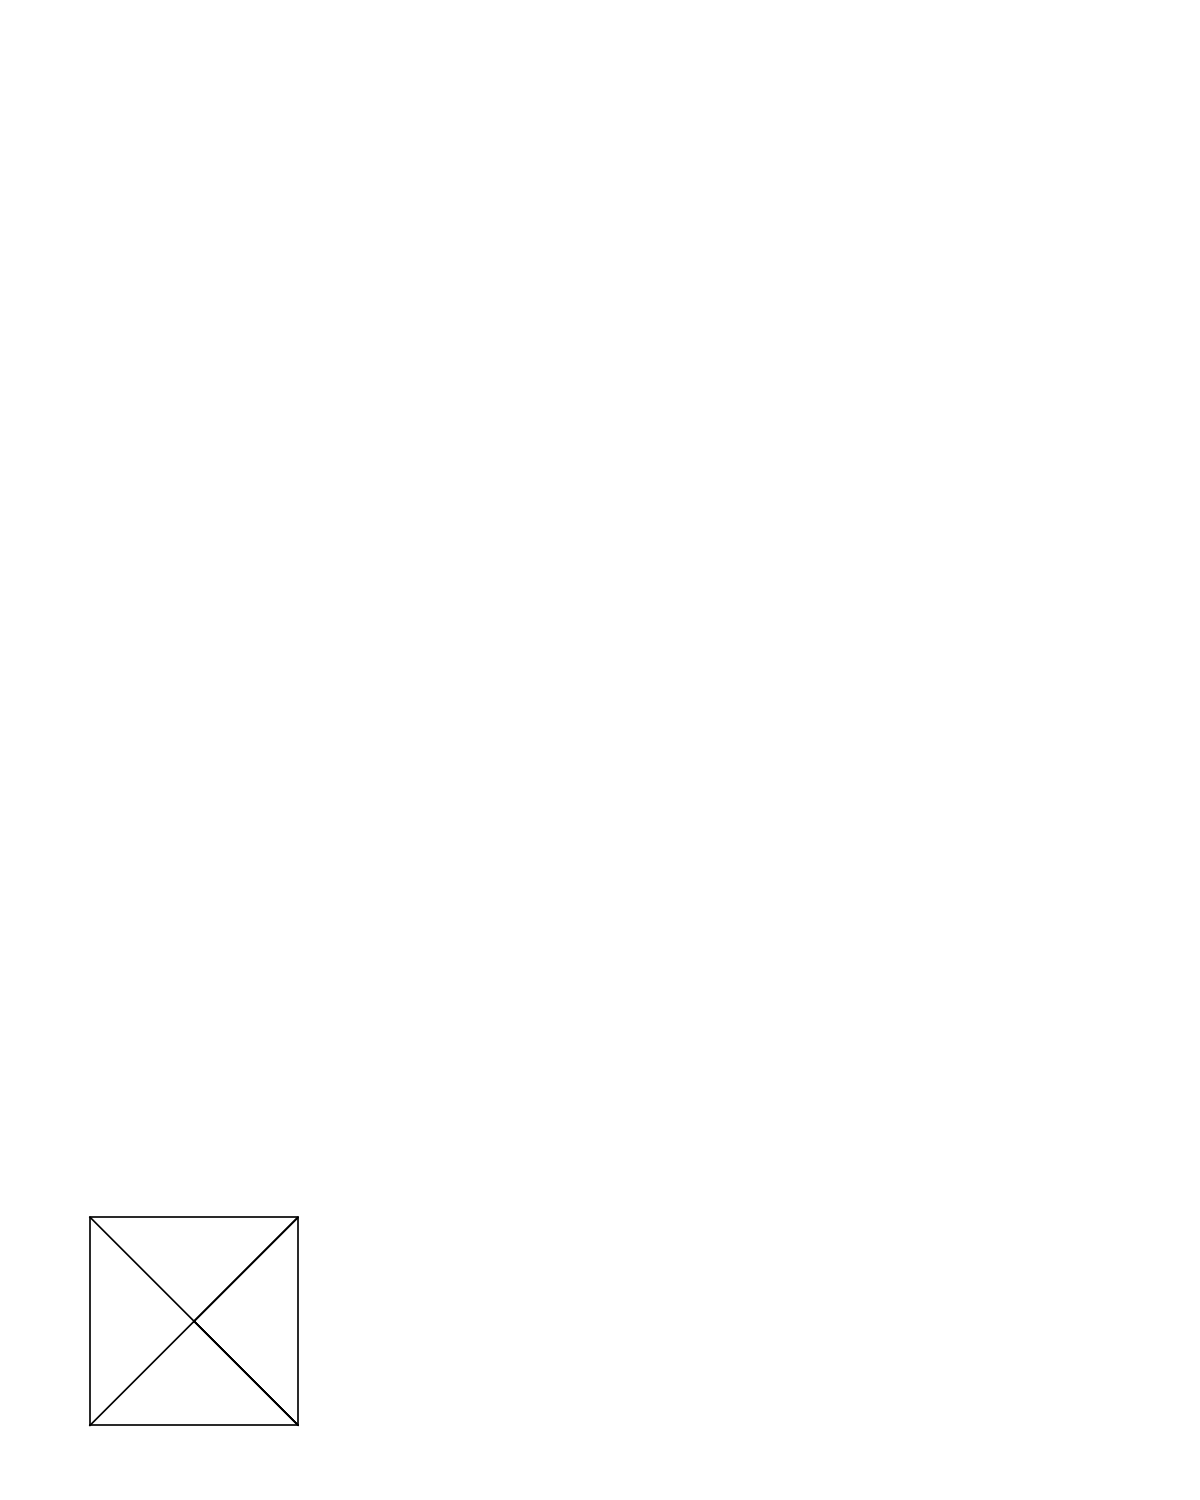

Reproduce this figure in Python.
"""
preview.py

Renders a matplotlib preview of pen-down strokes only.

Usage:
    from preview import preview_paths
    preview_paths(paths)
    preview_paths(paths, save='preview.png')
"""

import matplotlib.pyplot as plt
from pen_config import CONFIG


def preview_paths(paths, save=None, show=True):
    pw = CONFIG['page_width']
    ph = CONFIG['page_height']

    fig, ax = plt.subplots(figsize=(8, 10))
    ax.set_facecolor('white')

    for path in paths:
        points = list(path)
        if not points:
            continue
        xs = [p[0] for p in points]
        ys = [p[1] for p in points]
        ax.plot(xs, ys, color='black', linewidth=0.8)

    ax.set_xlim(0, pw)
    ax.set_ylim(0, ph)
    ax.set_aspect('equal')
    ax.axis('off')

    plt.tight_layout()

    if save:
        plt.savefig(save, dpi=150)
        print(f'Saved preview to {save}')

    if show:
        plt.show()

    return fig, ax


# --- Example / test ---
if __name__ == '__main__':
    square = [(10, 10), (50, 10), (50, 50), (10, 50), (10, 10)]
    cross  = [(10, 10), (50, 50), (30, 30), (50, 10), (10, 50)]

    preview_paths([square, cross], save='preview.png', show=False)
